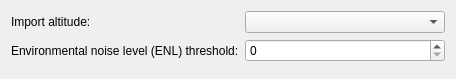
<?xml version="1.0" encoding="UTF-8"?>
<ui version="4.0">
 <class>IGCImportOptionWidget</class>
 <widget class="QWidget" name="IGCImportOptionWidget">
  <property name="geometry">
   <rect>
    <x>0</x>
    <y>0</y>
    <width>446</width>
    <height>79</height>
   </rect>
  </property>
  <property name="windowTitle">
   <string>Form</string>
  </property>
  <layout class="QFormLayout" name="formLayout">
   <item row="0" column="0">
    <widget class="QLabel" name="altitudeLabel">
     <property name="text">
      <string>Import altitude:</string>
     </property>
    </widget>
   </item>
   <item row="0" column="1">
    <widget class="QComboBox" name="altitudeComboBox">
     <property name="minimumSize">
      <size>
       <width>200</width>
       <height>0</height>
      </size>
     </property>
     <property name="toolTip">
      <string>Determines which altitude to use: pressure or GNSS altitude</string>
     </property>
    </widget>
   </item>
   <item row="2" column="0">
    <widget class="QLabel" name="label">
     <property name="text">
      <string>Environmental noise level (ENL) threshold:</string>
     </property>
    </widget>
   </item>
   <item row="2" column="1">
    <widget class="QSpinBox" name="enlThresholdSpinBox">
     <property name="minimumSize">
      <size>
       <width>200</width>
       <height>0</height>
      </size>
     </property>
     <property name="statusTip">
      <string>Environmental noise level threshold [in percent] above which the engine is started</string>
     </property>
    </widget>
   </item>
  </layout>
 </widget>
 <resources/>
 <connections/>
</ui>
